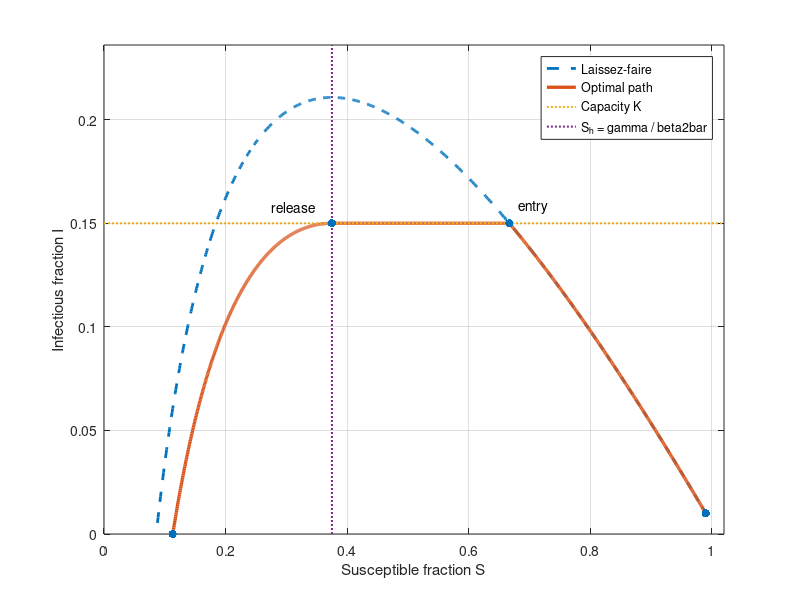

This chart was generated by the following MATLAB code:
function Figure_1_phase_plane
% Figure 1: phase portrait for the exact proportional two-rate model.
% The file is self-contained and saves ../figures/Figure_1_phase_plane.jpg.

beta1_bar = 1.0;
q = 0.8;
beta2_bar = q * beta1_bar;
gamma = 0.3;
S0 = 0.99;
I0 = 0.01;
K = 0.15;

S_h = gamma / beta2_bar;
I_lf = @(S) I0 + q .* (S0 - S) + (gamma / beta1_bar) .* log(S ./ S0);
S1 = fzero(@(S) I_lf(S) - K, [S_h, S0]);
S_inf_lf = fzero(@(S) I_lf(S), [1e-9, S_h]);
I_crit = @(S) K + q .* (S_h - S) + (gamma / beta1_bar) .* log(S ./ S_h);
S_inf_opt = fzero(@(S) I_crit(S), [1e-9, S_h]);

S_lf = linspace(S0, S_inf_lf, 900);
S_pre = linspace(S0, S1, 350);
S_bnd = linspace(S1, S_h, 250);
S_post = linspace(S_h, S_inf_opt, 450);
S_opt = [S_pre, S_bnd(2:end), S_post(2:end)];
I_opt = [I_lf(S_pre), K * ones(1, numel(S_bnd)-1), I_crit(S_post(2:end))];

figure('Color','w','Position',[100 100 900 610]);
plot(S_lf, I_lf(S_lf), '--', 'LineWidth', 2.0); hold on;
plot(S_opt, I_opt, 'LineWidth', 2.4);
plot([0, 1.02], [K, K], ':', 'LineWidth', 1.5);
ylim_now = [0, max(1.12 * max(I_lf(S_lf)), 1.25 * K)];
plot([S_h, S_h], ylim_now, ':', 'LineWidth', 1.5);
scatter([S0, S1, S_h, S_inf_opt], [I0, K, K, 0], 36, 'filled');
text(S1 + 0.015, K + 0.008, 'entry');
text(S_h - 0.10, K + 0.008, 'release');
xlabel('Susceptible fraction S');
ylabel('Infectious fraction I');
xlim([0, 1.02]); ylim(ylim_now);
grid on; box on;
legend({'Laissez-faire','Optimal path','Capacity K','S_h = gamma / beta2bar'}, 'Location','northeast');

out = fullfile(fileparts(mfilename('fullpath')), '..', 'figures', 'Figure_1_phase_plane.jpg');
print(gcf, out, '-djpeg', '-r300');
fprintf('Saved %s\n', out);
end
